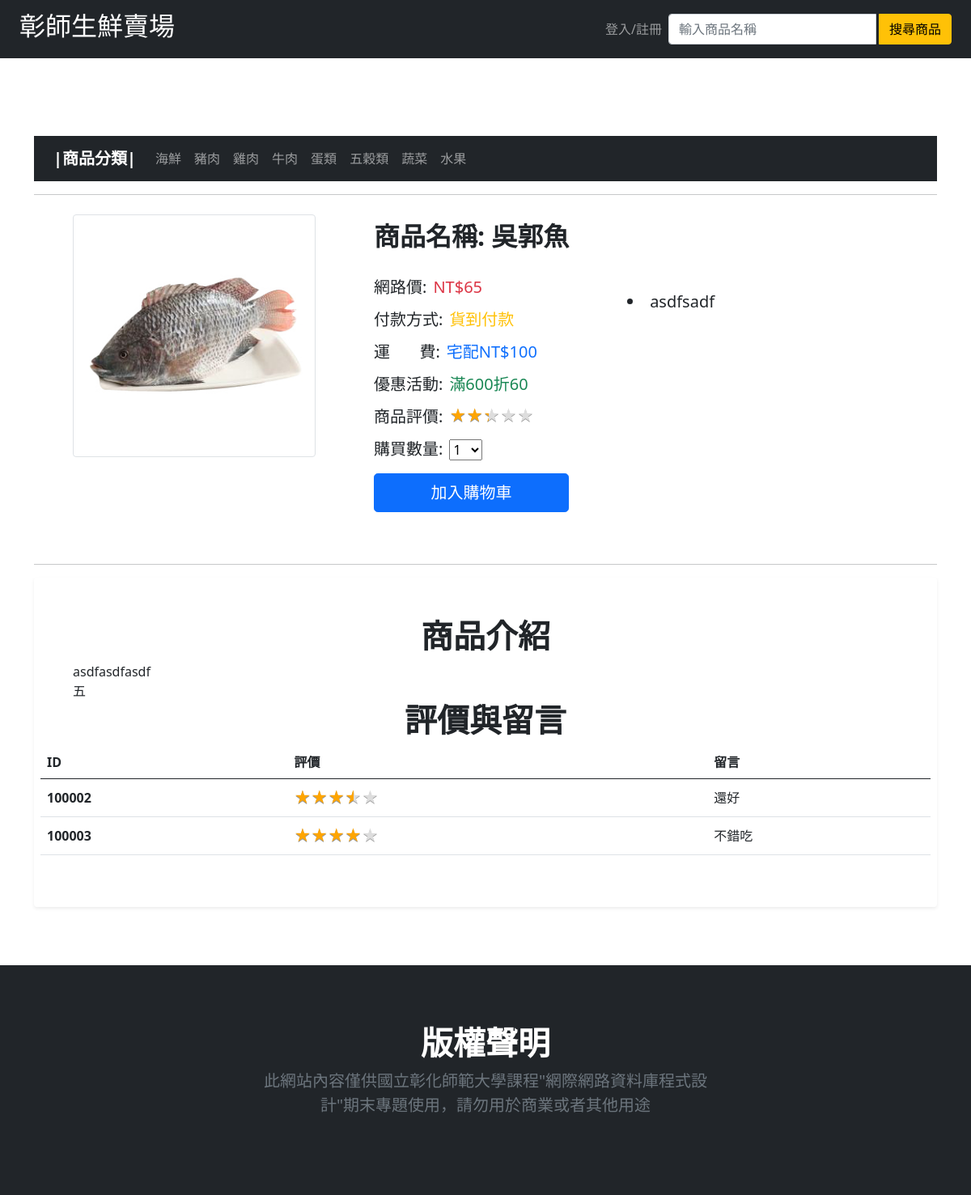
Screenshot of /item_infor.php?uid=1000 with the database file from the repository.
### item_infor.php (the view, shortened to what this page needs)
<!DOCTYPE html>
<html lang="en">
<?php include_once('header.php');
    if(isset($_GET['uid'])){
       $uid= strip_tags($_GET['uid']);
       $sql = "SELECT * FROM 商品 WHERE UID = '".$uid."'";
       if($result = mysqli_query($link,$sql)){
        while($row = $result->fetch_assoc()){
            $name = $row['品名'];
            $img = "./image/".$uid.".webp";
            $price = $row['售價'];
            $coupon = "滿600折60";
            $short_des = array_filter(explode(",",$row['簡短敘述']));
            $description = $row['完整敘述'];
        }
       }
       $sql = "SELECT * FROM 用戶評論 WHERE UID = '".$uid."'";
       if($result = mysqli_query($link,$sql)){
        while($row = $result->fetch_assoc()){
            $critic[] = array($row['ID'],$row['評價'],$row['評論']);
        }
       }
    }
?>
  <link rel="stylesheet" href="./css/star.css">
  <br><br><br><br><br>
  <div class="container mb-2">
    <nav class="navbar navbar-expand-lg navbar-dark bg-dark ps-4 pe-4">
      <b class="navbar-brand"> |商品分類| </b>
      <div class="collapse navbar-collapse" id="navbarSupportedContent1">
      <ul class="navbar-nav mb-2 mb-lg-0">
        <li class="nav-item">
            <a class="nav-link" href="item.php?cat=seafood">海鮮</a>
          </li>
          <li class="nav-item">
            <a class="nav-link" href="item.php?cat=pork">豬肉</a>
          </li>
          <li class="nav-item">
            <a class="nav-link" href="item.php?cat=chicken">雞肉</a>
          </li>
          <li class="nav-item">
            <a class="nav-link" href="item.php?cat=beef">牛肉</a>
          </li>
          <li class="nav-item">
            <a class="nav-link" href="item.php?cat=egg">蛋類</a>
          </li>
          <li class="nav-item">
            <a class="nav-link" href="item.php?cat=cereals">五穀類</a>
          </li>
          <li class="nav-item">
            <a class="nav-link" href="item.php?cat=vegetable">蔬菜</a>
          </li>
          <li class="nav-item">
            <a class="nav-link" href="item.php?cat=fruit">水果</a>
          </li>
        </ul>
      </div>
    </nav>
    <hr>
  </div>
  <div class="container ">
    <div class="row p-5 pt-2">
      <div class="col-md-auto">
        <img src= <?php echo $img ?> class="img-thumbnail" alt="" width="300px" height="200px" />
      </div>
      <div class="col-md-auto">
        <form action="">
          <div class="d-flex ">
            <h2 class="fw-bold ps-5 pt-2 pb-3">商品名稱:</h2>
            <h2 class="fw-bold ps-2 pt-2 pb-3"><?php echo $name ?></h2>
          </div>
          <div class="d-flex">
            <h5 class="ps-5 pt-2">網路價:</h5>
            <h5 class="ps-2 pt-2 text-danger">NT$<?php echo $price ?></h5>
          </div>
          <div class="d-flex">
            <h5 class="ps-5 pt-2">付款方式:</h5>
            <h5 class="ps-2 pt-2 text-warning">貨到付款</h5>
          </div>
          <div class="d-flex">
            <h5 class="ps-5 pt-2">運&nbsp;&nbsp;&nbsp;&nbsp;&nbsp;&nbsp;&nbsp;費:</h5>
            <h5 class="ps-2 pt-2 text-primary">宅配NT$100</h5>
          </div>
          <div class="d-flex">
            <h5 class="ps-5 pt-2">優惠活動:</h5>
            <h5 class="ps-2 pt-2 text-success"><?php echo $coupon ?></h5>
          </div>
          <div class="d-flex">
            <h5 class="ps-5 pt-2">商品評價:</h5>
            <div class="star_style">
              <div class="empty_star ps-2 pt-1">★★★★★</div>
              <div class="full_star ps-2 pt-1" id="star_width">★★★★★</div>
            </div>
          </div>
          <div class="d-flex">
            <h5 class="ps-5 pt-2">購買數量:</h5>
            <div class="p-2">
              <select name="amount" id="amount" size="1">
                <?php
                    echo '<option value=1 selected >1</option>';
                ?>
              </select>
            </div>
          </div>
          <div class="ps-5 pt-2">
            <?php
                if($_SESSION['login']==NULL){
                    echo ' <a href="./log_in.php" class="w-100 btn btn-lg rounded-4 btn-primary">加入購物車</a>';
                }else if(!isset($_SESSION['pass'])){
                    if(isset($_GET['uid'])){
                        echo '<button class=" w-100 btn btn-lg rounded-4 btn-primary" type="submit" onclick="add('.$_GET['uid'].')">加入購物車</button>';
                    }
                }else {
                    echo ' <a href="./information.php?dir=infor" class="w-100 btn btn-lg rounded-4 btn-primary">加入購物車</a>';
                }
            ?>
          </div>
        </form>
      </div>
      <div class="col-md-auto pt-5">
        <div class="ps-5 pt-5">
            <?php
                for($i=0;$i<count($short_des);$i++){
                    echo "<h5>
                    <li>".$short_des[$i]."</li>
                  </h5>";
                }
            ?>
        </div>
      </div>
    </div>
    <hr>
  </div>
  <div class="container">
    <div class="shadow-sm rounded ">
      <div class="py-5">
        <h1 class=" fw-bold text-center mb-2">商品介紹</h1>
        <div class="col-lg-6 mx-5">
            <?php
                echo nl2br($description);
            ?>
        </div>
        <h1 class=" fw-bold text-center mb-2">評價與留言</h1>
        <div class="table-responsive mx-2">
          <table class="table align-middle">
            <thead>
              <tr>
                <th scope="col">ID</th>
                <th scope="col">評價</th>
                <th scope="col">留言</th>
              </tr>
            </thead>
            <tbody>
                <?php
                  if(isset($critic)){
                    for($i=0;$i<count($critic);$i++){
                        echo '<tr>
                        <th scope="row">'.$critic[$i][0].'</th>
                        <td>
                        <div class="star_style">
                        <div class="empty_star">★★★★★</div>
                        <div class="full_star" style="width: '.$critic[$i][1].'%;">★★★★★</div>
                        </div>
                        </td>
                        <td> '.$critic[$i][2].'</td>
                        </tr>';
                    }
                  }
                ?>
            </tbody>
          </table>
        </div>
      </div>
    </div>
  </div>
    <?php include_once('footer.php') ?>
</body>
</html>

### css/star.css (style rules this page uses)
.star_style { position: relative; vertical-align: middle; display: inline-block; color: #ddd; overflow: hidden; font-size: 20px; text-shadow: 0px 1px 0 #999; }
.full_star { position: absolute; left: 0; top: 0; white-space: nowrap; overflow: hidden; color: orange; }

### rows the page displays
商品: 品名 "吳郭魚", 售價 "65", 簡短敘述 "asdfsadf", 完整敘述 "asdfasdfasdf 五"
用戶評論: ID "100002", $critic[$i][1] 70 (drawn), 評論 "還好"
用戶評論: ID "100003", $critic[$i][1] 80 (drawn), 評論 "不錯吃"

### other values shown
$coupon "滿600折60"
